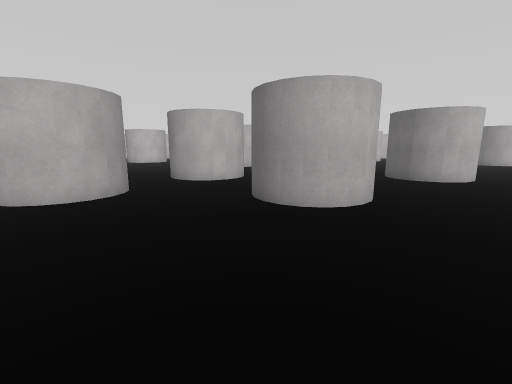
[1] (above)

18 first-person views from a walk through a 3-D level made in the Unity game engine. The camera is 1.2 m above the floor, tilts 10° down and sees 90° across. The floor is counted in squares, 1 m on a side. Each view is taken from the middle of a square. On the plan, view 1 faces up. The plan holds only what a view shows up to about 12 squares ahead; the rest is blank. The place goes on beyond the plan. Surface patterns are stand-ins for the level's own textures.

[2]
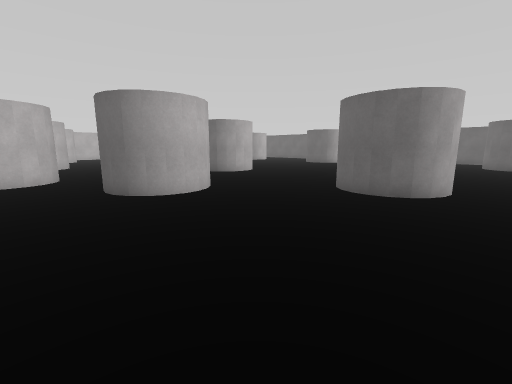

[3]
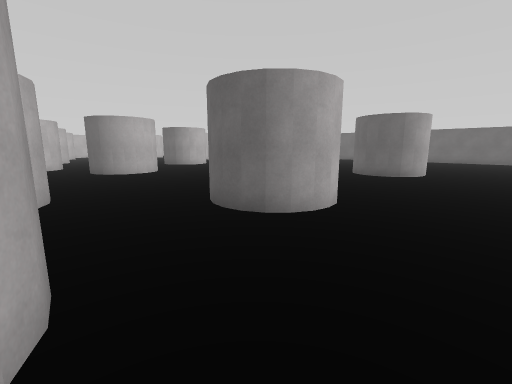

[4]
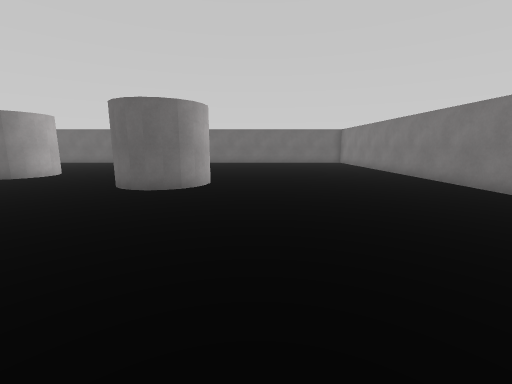

[5]
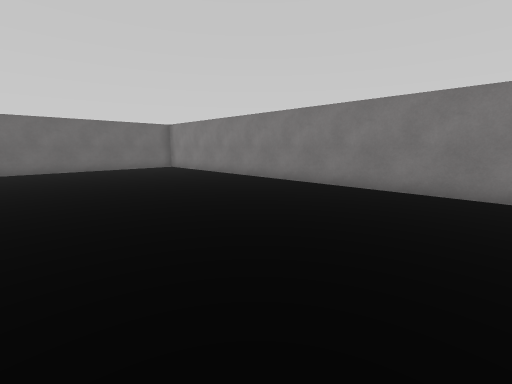

[6]
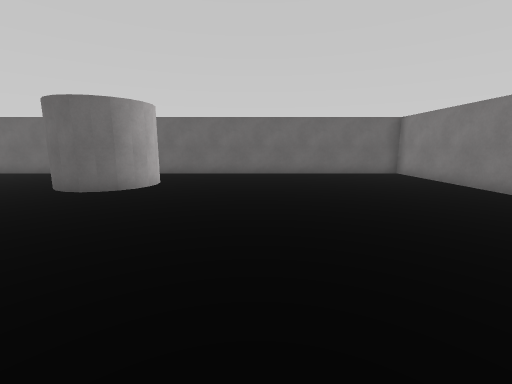

[7]
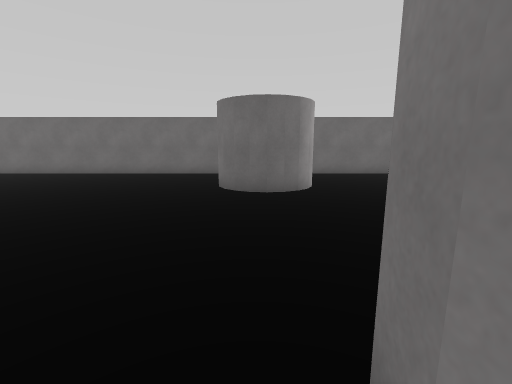

[8]
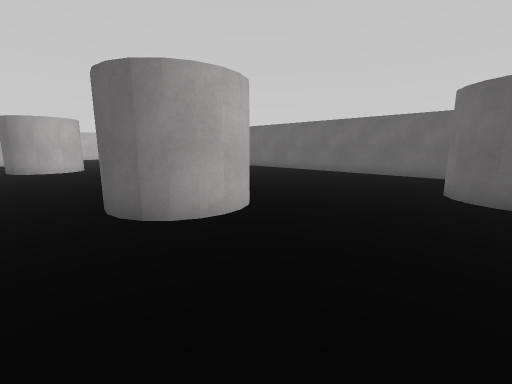

[9]
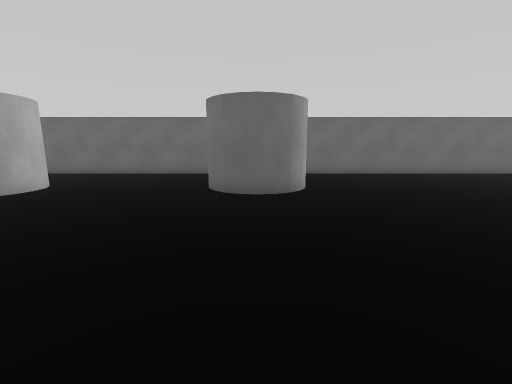

[10]
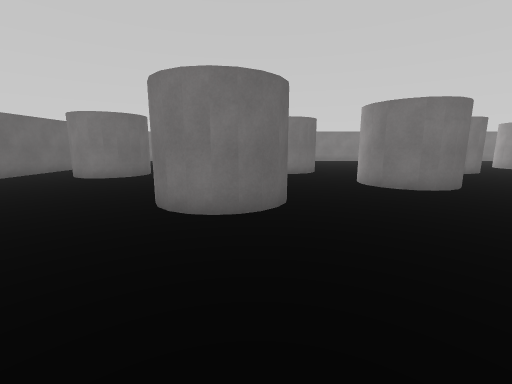

[11]
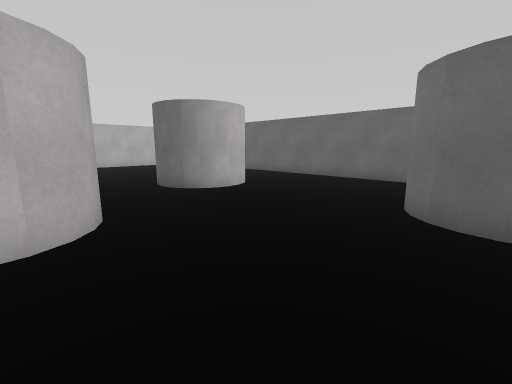

[12]
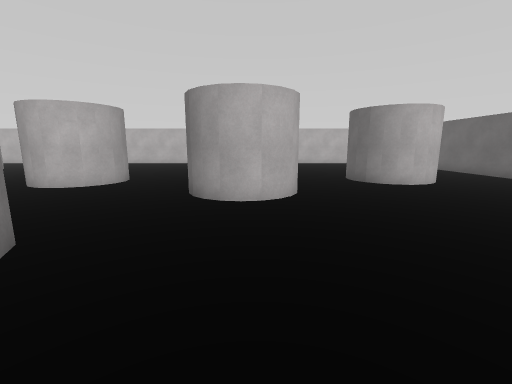

[13]
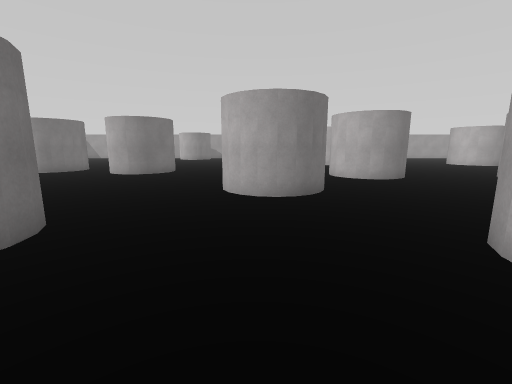

[14]
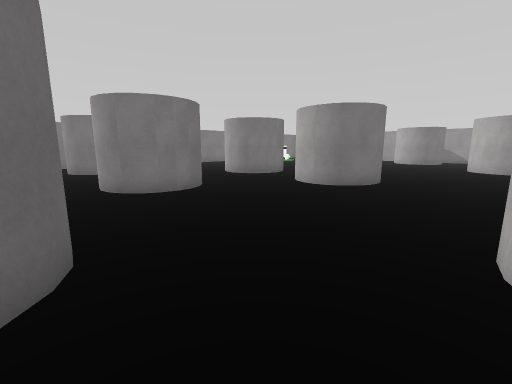

[15]
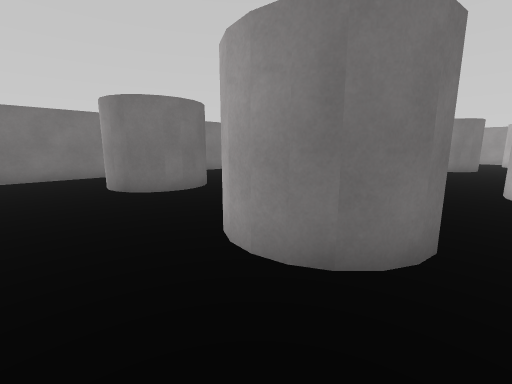

[16]
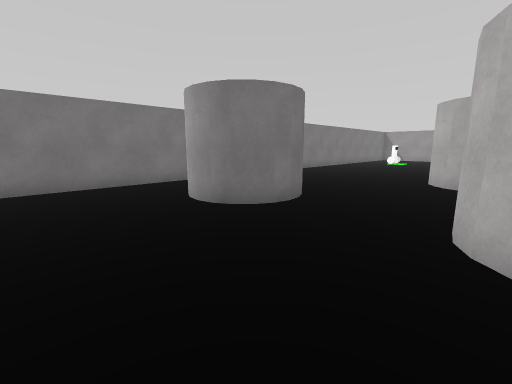

[17]
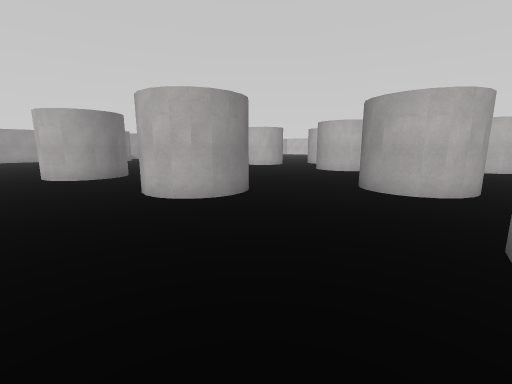

[18]
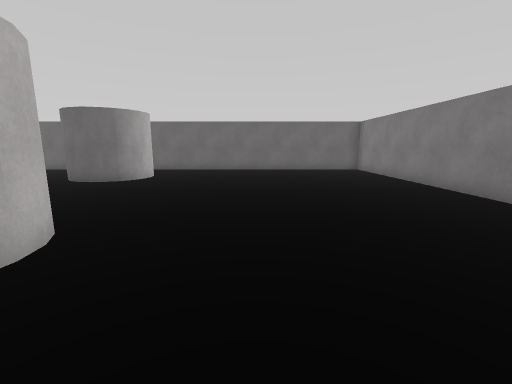

### Floor plan
Key: @ floor where view 1 was taken; # wall or solid block; . floor.
Columns run from 11 left of view 1 to 21 right of it. Each row starts with its distance up from view 1.
 20                  ..     ..     .#
 19                  ...    ..    ..#
 18                   ..    ..#  ...#
 17                  #..    ..###...#
 16         .##   .###...   ........#
 15         ...    ......###........#
 14         .....   .....###........#
 13          .....   ...............#
 12           #....   ..............#
 11       ..  #......###.......##   #
 10       ..###......# #.......##  .#
  9        ..........###.......## ..#
  8         .... #..................#
  7        #...####.................#
  6        #...####.................#
  5 #.....##....##........###.......#
  4 #.....................###.......#
  3  ...............###...###.......#
  2   .....##.......###.............#
  1    ...  ##......###.............#
  0         ##.@....###........###..#
 -1  ......##..................## ..#
 -2  ..........####....####....## ..#
 -3   ...  #...####....####.....##..#
 -4        ##...###.....###.........#
 -5        ##.......................#
 -6    ... #........................#
 -7    .............................#
 -8     .......###..................#
 -9      ......  #..................#
-10       .....  #..................#
-11              ...................#
-12              ...................#
-13             #####################

Where each view was taken, in squares from view 1:
view 1: 0 up, 0 right, facing up
view 2: 1 down, 2 left, facing up-right
view 3: 7 down, 3 left, facing up-right
view 4: 6 down, 1 right, facing right
view 5: 5 down, 6 right, facing down-right
view 6: 6 down, 9 right, facing right
view 7: 1 down, 9 right, facing right
view 8: 1 down, 9 right, facing up-right
view 9: 10 up, 9 right, facing right
view 10: 10 up, 11 right, facing down
view 11: 10 up, 11 right, facing up-right
view 12: 8 up, 11 right, facing up
view 13: 6 up, 9 right, facing left
view 14: 5 up, 5 right, facing down-left
view 15: 1 down, 5 right, facing down-left
view 16: 4 down, 6 right, facing down-left
view 17: 7 down, 8 right, facing up-left
view 18: 7 down, 7 right, facing right
